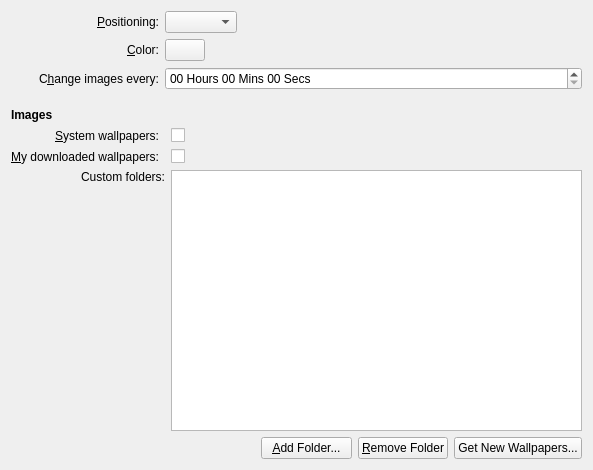
<?xml version="1.0" encoding="UTF-8"?>
<ui version="4.0">
 <class>SlideshowConfig</class>
 <widget class="QWidget" name="SlideshowConfig">
  <property name="geometry">
   <rect>
    <x>0</x>
    <y>0</y>
    <width>593</width>
    <height>470</height>
   </rect>
  </property>
  <layout class="QGridLayout" name="gridLayout">
   <item row="0" column="0">
    <widget class="QLabel" name="label_4">
     <property name="text">
      <string>&amp;Positioning:</string>
     </property>
     <property name="alignment">
      <set>Qt::AlignRight|Qt::AlignTrailing|Qt::AlignVCenter</set>
     </property>
     <property name="buddy">
      <cstring>m_resizeMethod</cstring>
     </property>
    </widget>
   </item>
   <item row="0" column="1" colspan="2">
    <layout class="QHBoxLayout" name="horizontalLayout">
     <item>
      <widget class="QComboBox" name="m_resizeMethod">
       <property name="sizePolicy">
        <sizepolicy hsizetype="Preferred" vsizetype="Fixed">
         <horstretch>0</horstretch>
         <verstretch>0</verstretch>
        </sizepolicy>
       </property>
      </widget>
     </item>
     <item>
      <spacer name="horizontalSpacer_2">
       <property name="orientation">
        <enum>Qt::Horizontal</enum>
       </property>
       <property name="sizeHint" stdset="0">
        <size>
         <width>40</width>
         <height>20</height>
        </size>
       </property>
      </spacer>
     </item>
    </layout>
   </item>
   <item row="1" column="0">
    <widget class="QLabel" name="label_5">
     <property name="text">
      <string>&amp;Color:</string>
     </property>
     <property name="alignment">
      <set>Qt::AlignRight|Qt::AlignTrailing|Qt::AlignVCenter</set>
     </property>
     <property name="buddy">
      <cstring>m_color</cstring>
     </property>
    </widget>
   </item>
   <item row="1" column="1" colspan="2">
    <layout class="QHBoxLayout" name="horizontalLayout_3">
     <item>
      <widget class="KColorButton" name="m_color">
       <property name="toolTip">
        <string>Change wallpaper frame color</string>
       </property>
       <property name="whatsThis">
        <string>Change the color of the frame that it may be visible when the wallpaper is centered or scaled with the same proportions.</string>
       </property>
       <property name="color">
        <color>
         <red>70</red>
         <green>90</green>
         <blue>130</blue>
        </color>
       </property>
       <property name="defaultColor">
        <color>
         <red>70</red>
         <green>90</green>
         <blue>130</blue>
        </color>
       </property>
      </widget>
     </item>
     <item>
      <spacer name="horizontalSpacer_3">
       <property name="orientation">
        <enum>Qt::Horizontal</enum>
       </property>
       <property name="sizeHint" stdset="0">
        <size>
         <width>325</width>
         <height>20</height>
        </size>
       </property>
      </spacer>
     </item>
    </layout>
   </item>
   <item row="2" column="0">
    <widget class="QLabel" name="label_2">
     <property name="sizePolicy">
      <sizepolicy hsizetype="Minimum" vsizetype="Preferred">
       <horstretch>0</horstretch>
       <verstretch>0</verstretch>
      </sizepolicy>
     </property>
     <property name="text">
      <string>C&amp;hange images every:</string>
     </property>
     <property name="alignment">
      <set>Qt::AlignRight|Qt::AlignTrailing|Qt::AlignVCenter</set>
     </property>
     <property name="buddy">
      <cstring>m_slideshowDelay</cstring>
     </property>
    </widget>
   </item>
   <item row="2" column="1" colspan="2">
    <widget class="QTimeEdit" name="m_slideshowDelay">
     <property name="dateTime">
      <datetime>
       <hour>0</hour>
       <minute>0</minute>
       <second>0</second>
       <year>2000</year>
       <month>1</month>
       <day>1</day>
      </datetime>
     </property>
     <property name="time">
      <time>
       <hour>0</hour>
       <minute>0</minute>
       <second>0</second>
      </time>
     </property>
     <property name="currentSection">
      <enum>QDateTimeEdit::HourSection</enum>
     </property>
     <property name="displayFormat">
      <string comment="(qtdt-format) Please do not change the quotes (') and translate only the content of the quotes.">hh 'Hours' mm 'Mins' ss 'Secs'</string>
     </property>
    </widget>
   </item>
   <item row="4" column="0" colspan="3">
    <widget class="QLabel" name="label_6">
     <property name="text">
         <string>&lt;b&gt;Images&lt;/b&gt;</string>
     </property>
    </widget>
   </item>
   <item row="5" column="0">
    <widget class="QLabel" name="label">
     <property name="text">
      <string>&amp;System wallpapers:</string>
     </property>
     <property name="alignment">
      <set>Qt::AlignRight|Qt::AlignTrailing|Qt::AlignVCenter</set>
     </property>
     <property name="buddy">
      <cstring>m_systemCheckBox</cstring>
     </property>
    </widget>
   </item>
   <item row="5" column="2">
    <widget class="QCheckBox" name="m_systemCheckBox">
     <property name="toolTip">
      <string>Use system-installed wallpapers in slideshow</string>
     </property>
     <property name="text">
      <string/>
     </property>
     <property name="checked">
      <bool>false</bool>
     </property>
    </widget>
   </item>
   <item row="6" column="0">
    <widget class="QLabel" name="label_3">
     <property name="text">
      <string>&amp;My downloaded wallpapers:</string>
     </property>
     <property name="alignment">
      <set>Qt::AlignRight|Qt::AlignTrailing|Qt::AlignVCenter</set>
     </property>
     <property name="buddy">
      <cstring>m_downloadedCheckBox</cstring>
     </property>
    </widget>
   </item>
   <item row="6" column="2">
    <widget class="QCheckBox" name="m_downloadedCheckBox">
     <property name="toolTip">
      <string>Use wallpapers I have downloaded with &quot;Get New Wallpapers...&quot; in slideshow</string>
     </property>
     <property name="text">
      <string/>
     </property>
     <property name="checked">
      <bool>false</bool>
     </property>
    </widget>
   </item>
   <item row="7" column="0" colspan="2">
    <widget class="QLabel" name="label_7">
     <property name="text">
      <string>Custom folders:</string>
     </property>
     <property name="alignment">
      <set>Qt::AlignRight|Qt::AlignTop|Qt::AlignTrailing</set>
     </property>
     <property name="buddy">
      <cstring>m_downloadedCheckBox</cstring>
     </property>
    </widget>
   </item>
   <item row="7" column="2">
    <widget class="KListWidget" name="m_dirlist"/>
   </item>
   <item row="8" column="2">
    <layout class="QHBoxLayout" name="horizontalLayout_2">
     <item>
      <spacer name="horizontalSpacer">
       <property name="orientation">
        <enum>Qt::Horizontal</enum>
       </property>
       <property name="sizeHint" stdset="0">
        <size>
         <width>40</width>
         <height>20</height>
        </size>
       </property>
      </spacer>
     </item>
     <item>
      <widget class="KPushButton" name="m_addDir">
       <property name="sizePolicy">
        <sizepolicy hsizetype="Expanding" vsizetype="Fixed">
         <horstretch>0</horstretch>
         <verstretch>0</verstretch>
        </sizepolicy>
       </property>
       <property name="text">
        <string>&amp;Add Folder...</string>
       </property>
      </widget>
     </item>
     <item>
      <widget class="KPushButton" name="m_removeDir">
       <property name="sizePolicy">
        <sizepolicy hsizetype="Expanding" vsizetype="Fixed">
         <horstretch>0</horstretch>
         <verstretch>0</verstretch>
        </sizepolicy>
       </property>
       <property name="text">
        <string>&amp;Remove Folder</string>
       </property>
      </widget>
     </item>
     <item>
      <widget class="QPushButton" name="m_newStuff">
       <property name="toolTip">
        <string>Download new wallpapers</string>
       </property>
       <property name="text">
        <string>Get New Wallpapers...</string>
       </property>
      </widget>
     </item>
    </layout>
   </item>
   <item row="3" column="0">
    <spacer name="verticalSpacer">
     <property name="orientation">
      <enum>Qt::Vertical</enum>
     </property>
     <property name="sizeType">
      <enum>QSizePolicy::Fixed</enum>
     </property>
     <property name="sizeHint" stdset="0">
      <size>
       <width>20</width>
       <height>12</height>
      </size>
     </property>
    </spacer>
   </item>
  </layout>
 </widget>
 <customwidgets>
  <customwidget>
   <class>KListWidget</class>
   <extends>QListWidget</extends>
   <header>klistwidget.h</header>
  </customwidget>
  <customwidget>
   <class>KPushButton</class>
   <extends>QPushButton</extends>
   <header>kpushbutton.h</header>
  </customwidget>
  <customwidget>
   <class>KColorButton</class>
   <extends>QPushButton</extends>
   <header>kcolorbutton.h</header>
  </customwidget>
 </customwidgets>
 <tabstops>
  <tabstop>m_resizeMethod</tabstop>
  <tabstop>m_color</tabstop>
  <tabstop>m_slideshowDelay</tabstop>
  <tabstop>m_systemCheckBox</tabstop>
  <tabstop>m_downloadedCheckBox</tabstop>
  <tabstop>m_dirlist</tabstop>
  <tabstop>m_addDir</tabstop>
  <tabstop>m_removeDir</tabstop>
  <tabstop>m_newStuff</tabstop>
 </tabstops>
 <resources/>
 <connections/>
</ui>
